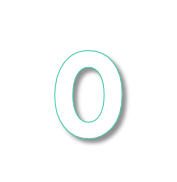
#> input picture Digital_Problem/Digital_qt/src/0.png, 177 x 182 px; its folder holds only this picture in this run
$ python -i data_utils.py   (imports and definitions only)
#> lines starting #> are read from the running program, lines starting #| are printed output that depends on the picture
import os
import numpy as np

import matplotlib.pyplot as plt
import matplotlib.image as mpimg

from PIL import Image
from PIL import ImageDraw

import cv2

from skimage.io import imread

#图片读取函数，并处理单通道图片
def read_image(image_path):
    img = Image.open(image_path)
#> img is the input picture: PIL image 177x182 RGBA; mean R, G, B, A 26.5, 28.6, 28.1, 31
    if img.format == "GIF":
        img = img.convert("RGB")
    tmp = np.array(img)
    if img.format == "PNG" and tmp.shape[2] == 4:
        r, g, b, a = img.split()
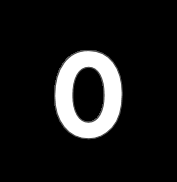
#> r: PIL image 177x182 L; min 0, max 255, mean 26.5
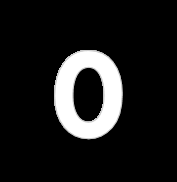
#> g: PIL image 177x182 L; min 0, max 255, mean 28.6
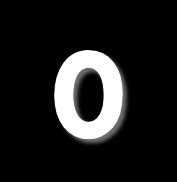
#> a: PIL image 177x182 L; min 0, max 255, mean 31
        img = Image.merge("RGB", (r, g, b))
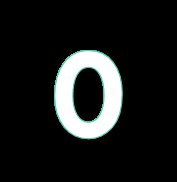
#> img: PIL image 177x182 RGB; mean R, G, B 26.5, 28.6, 28.1
        tmp = np.array(img)
    return tmp

#利用Image打开图片，判断是否有异常图片
# [163 lines left out: functions find_error, find_error_pil, find_error_cv, find_error_skimage, find_type_error, not called in this run]

>>> result = read_image('../../Digital_Problem/Digital_qt/src/0.png')

$ run again, on Digital_Problem/Digital_qt/src/10.png
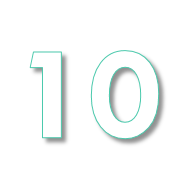
#> input picture Digital_Problem/Digital_qt/src/10.png, 177 x 182 px
#> in read_image, img is the input picture: PIL image 177x182 RGBA; mean R, G, B, A 40.4, 43.4, 42.7, 47.6
#> in read_image, `r, g, b, a = img.split()`:
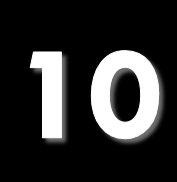
#> a: PIL image 177x182 L; min 0, max 255, mean 47.6
#> in read_image, `img = Image.merge("RGB", (r, g, b))`:
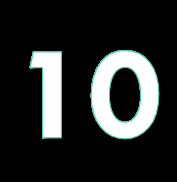
#> img: PIL image 177x182 RGB; mean R, G, B 40.4, 43.4, 42.7
